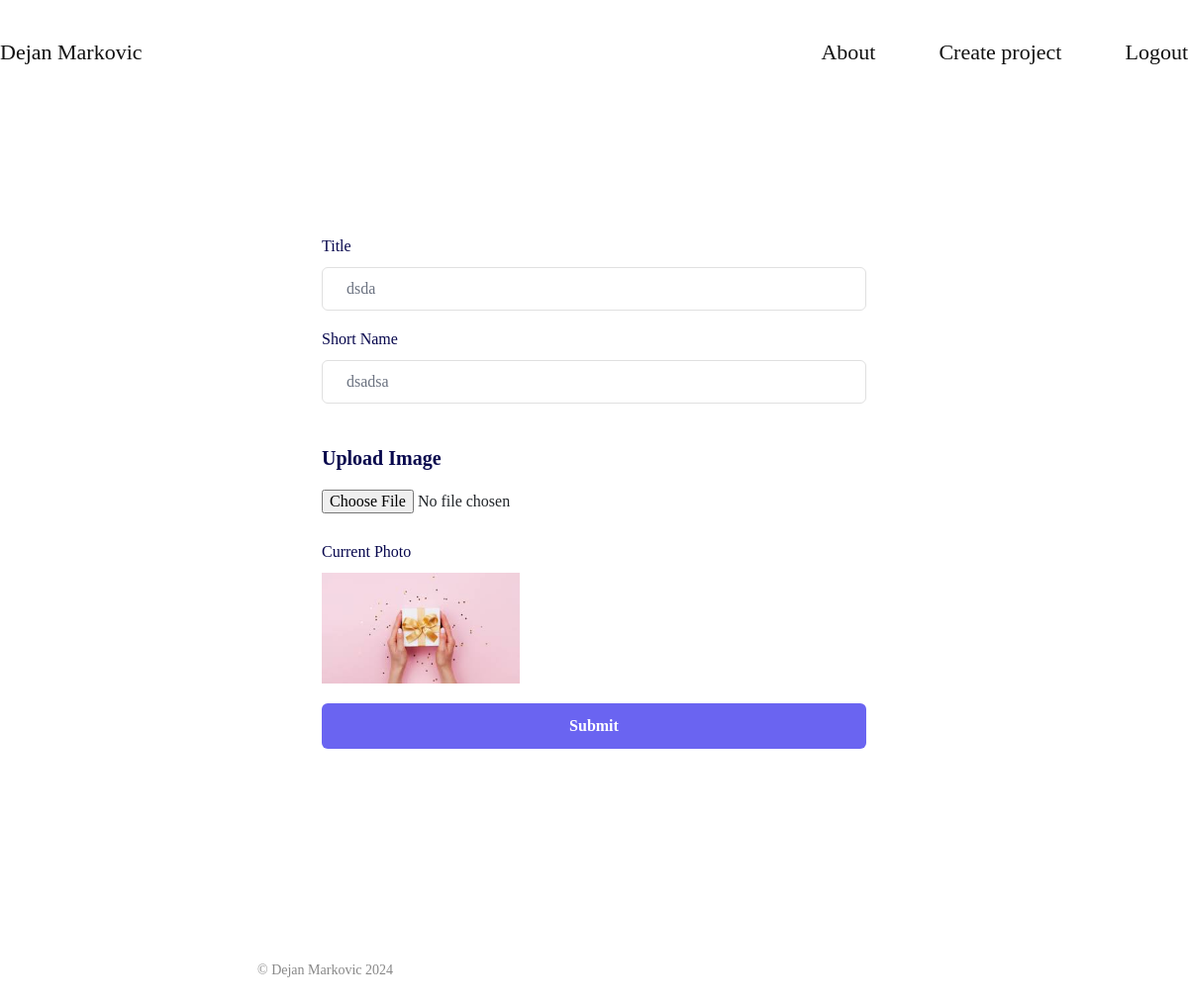
The app's page /edit_project/12/ (signed in) with its own data.
### portfolio_app/models.py (models this page shows, shortened)
class ProjectModel(models.Model):
    image = models.ImageField(upload_to='portfolio_app/media/')
    title = models.CharField(max_length=255)
    short_name = models.CharField(max_length=50)
    slug = models.SlugField(max_length=255, unique=True, blank=True)
    created_at = models.DateTimeField(auto_now_add=True)
    def __str__(self):
        return self.title

### portfolio_app/views.py (the view)
# urls.py: path('edit_project/<int:project_id>/', views.edit_project_view, name='edit_project'),
@login_required(login_url="portfolio_page")
def edit_project_view(request, project_id):
    project = get_object_or_404(ProjectModel, id=project_id)
    print(project)
    if request.method == 'POST':
        form = ProjectForm(request.POST, request.FILES, instance=project)
        if form.is_valid():
            image = form.cleaned_data.get('image')
            if image:
                width, height = get_image_dimensions(image)
                if width == 0 or height == 0:
                    messages.error(request, "Invalid image format. Please upload a valid JPEG or PNG image.")
                    return redirect('edit_project', project_id=project.id)
            else:
                messages.error(request, "No image uploaded.")
                return redirect('edit_project', project_id=project.id)
            form.save()
            messages.success(request, f'Project "{project.title}" updated successfully.')
            return redirect('portfolio_page')
        else:
            messages.error(request, "There was an error updating the project. Please check the form and try again.")
    else:
        form = ProjectForm(instance=project)
    context = {
        'form': form,
        'project': project,
        'page_title': 'Edit Project'
    }
    return render(request, 'portfolio_app/edit_project.html', context)

### portfolio_app/forms.py
class ProjectForm(forms.ModelForm):
    class Meta:
        model = ProjectModel
        fields = ['title', 'short_name', 'image']

### portfolio_app/templates/portfolio_app/edit_project.html (shortened to what this page needs)
{% extends 'base.html' %}
{% load static %}
{% block content %}
<div class="toast-container position-fixed top-0 end-0 p-3">
  </div>
  <div class="hero">
      <div class="formbold-main-wrapper">
        <div class="formbold-form-wrapper">
            <form method="POST" enctype="multipart/form-data">
                <div class="formbold-mb-5">
                    <label for="{{ form.title.id_for_label }}" class="formbold-form-label">
                        Title
                    </label>
                    <input class="formbold-form-input" type="text" id="{{ form.title.id_for_label }}"
                        name="{{ form.title.html_name }}" placeholder="{{ form.title.label }}" value="{{ form.title.value }}" />
                </div>
                <div class="formbold-mb-5">
                    <label for="{{ form.short_name.id_for_label }}" class="formbold-form-label">
                        Short Name
                    </label>
                    <input class="formbold-form-input" type="text" id="{{ form.short_name.id_for_label }}"
                        name="{{ form.short_name.html_name }}" placeholder="{{ form.short_name.label }}" value="{{ form.short_name.value }}" />
                </div>
                <div class="mb-6 pt-4">
                    <label for="{{ form.image.id_for_label }}" class="formbold-form-label formbold-form-label-2">
                        Upload Image
                    </label>
                    <input type="file" name="{{ form.image.name }}" id="{{ form.image.id }}" accept="image/*" style="width: 213px; margin-bottom: 20px;">
                </div>
                {% if form.instance.image %}
                <div class="textfield" style="margin-top: 10px;">
                    <label for="current_image" class="formbold-form-label">
                        Current Photo
                    </label>
                    <img src="{{ form.instance.image.url }}" alt="Current Photo" style="max-width: 200px;">
                </div>
                {% endif %}
                <div>
                    <button type="submit" class="formbold-btn w-full" style = "margin-top: 20px;">Submit</button>
                </div>
            </form>
        </div>
      </div>
</div>
{% endblock %}

### static/www.dejan.works/css/style.css (style rules this page uses)
html, body, div, span, applet, object, iframe, h1, h2, h3, h4, h5, h6, p, blockquote, pre, a, abbr, acronym, address, big, cite, code, del, dfn, em, img, ins, kbd, q, s, samp, small, strike, strong, sub, sup, tt, var, b, u, i, center, dl, dt, dd, ol, ul, li, fieldset, form, label, legend, table, caption, tbody, tfoot, thead, tr, th, td, article, aside, canvas, details, embed, figure, figcaption, footer, header, hgroup, menu, nav, output, ruby, section, summary, time, mark, audio, video { margin: 0; padding: 0; border: 0; font-size: 100%; font: inherit; vertical-align: baseline; font-size: 16px; font-family: 'Geist'; }
img { pointer-events: none !important; display: block; max-width: 100%; height: auto; }
.hero { max-width: 1200px; margin: 0 auto; padding: 24vh 0 16vh 0; }

### portfolio_app/templates/portfolio_app/edit_project.html (style rules this page uses)
.formbold-mb-5 { margin-bottom: 20px; }
.formbold-main-wrapper { display: flex; align-items: center; justify-content: center; padding: 48px; }
.formbold-form-wrapper { margin: 0 auto; max-width: 550px; width: 100%; background: white; }
.formbold-form-label { display: block; font-weight: 500; font-size: 16px; color: #07074d; margin-bottom: 12px; }
.formbold-form-label-2 { font-weight: 600; font-size: 20px; margin-bottom: 20px; }
.formbold-form-input { width: 100%; padding: 12px 24px; border-radius: 6px; border: 1px solid #e0e0e0; background: white; font-weight: 500; font-size: 16px; color: #6b7280; outline: none; resize: none; }
.formbold-btn { text-align: center; font-size: 16px; border-radius: 6px; padding: 14px 32px; border: none; font-weight: 600; background-color: #6a64f1; color: white; cursor: pointer; }
.w-full { width: 100%; }

### records on screen
ProjectModel: title "dsda", short_name "dsadsa", instance.image (picture)
